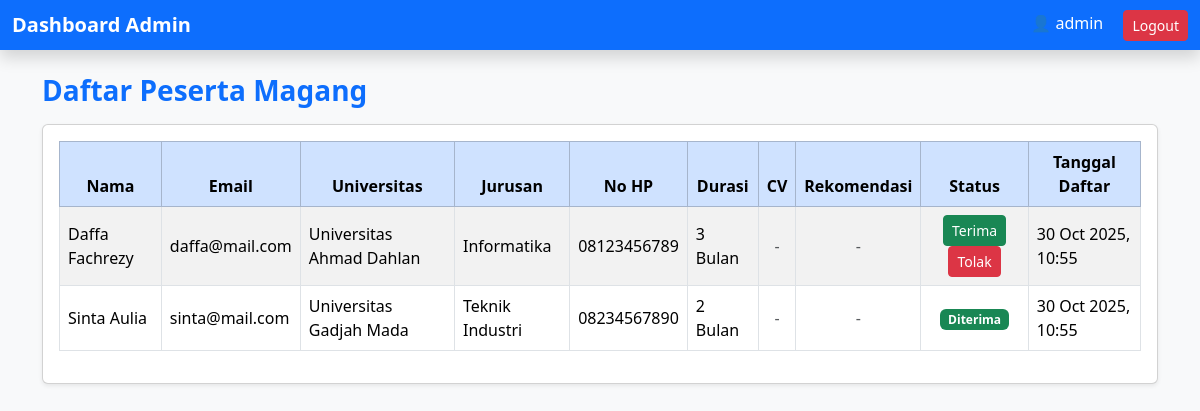
The page /dashboard.php (signed in) on the database its author committed.
### tables this page shows
CREATE TABLE `peserta_magang` (
  `id` int(11) NOT NULL,
  `nama` varchar(255) NOT NULL,
  `email` varchar(255) NOT NULL,
  `universitas` varchar(255) DEFAULT NULL,
  `jurusan` varchar(255) DEFAULT NULL,
  `no_hp` varchar(20) DEFAULT NULL,
  `durasi` varchar(100) DEFAULT NULL,
  `status` enum('Menunggu','Diterima','Ditolak') DEFAULT 'Menunggu',
  `tanggal_daftar` datetime DEFAULT current_timestamp(),
  `cv` varchar(255) DEFAULT NULL,
  `rekomendasi` varchar(255) DEFAULT NULL
);

### dashboard.php (the view, shortened to what this page needs)
<?php
include 'db_config.php';
$stmt = $pdo->prepare("SELECT * FROM peserta_magang ORDER BY tanggal_daftar DESC");
$stmt->execute();
$peserta = $stmt->fetchAll(PDO::FETCH_ASSOC);
?>
<!DOCTYPE html>
<html lang="id">
<head>
  <link href="https://cdn.jsdelivr.net/npm/bootstrap@5.3.3/dist/css/bootstrap.min.css" rel="stylesheet">
</head>
<body class="bg-light">
<nav class="navbar navbar-dark bg-primary shadow">
  <div class="container-fluid d-flex justify-content-between align-items-center">
    <a href="index.html" class="navbar-brand mb-0 h1 fw-semibold text-white text-decoration-none">Dashboard Admin</a>
    <div>
      <span class="text-white me-3">👤 <?= htmlspecialchars($_SESSION['user']) ?></span>
      <a href="logout.php" class="btn btn-danger btn-sm">Logout</a>
    </div>
  </div>
</nav>
<div class="container mt-4">
  <h3 class="fw-bold text-primary mb-3">Daftar Peserta Magang</h3>
  <div class="card shadow-sm">
    <div class="card-body">
      <div class="table-responsive">
        <table class="table table-bordered table-striped align-middle">
          <thead class="table-primary text-center">
            <tr>
              <th>Nama</th>
              <th>Email</th>
              <th>Universitas</th>
              <th>Jurusan</th>
              <th>No HP</th>
              <th>Durasi</th>
              <th>CV</th>
              <th>Rekomendasi</th>
              <th>Status</th>
              <th>Tanggal Daftar</th>
            </tr>
          </thead>
          <tbody>
            <?php if ($peserta): ?>
              <?php foreach ($peserta as $row): ?>
                <tr>
                  <td><?= htmlspecialchars($row['nama']) ?></td>
                  <td><?= htmlspecialchars($row['email']) ?></td>
                  <td><?= htmlspecialchars($row['universitas'] ?? '-') ?></td>
                  <td><?= htmlspecialchars($row['jurusan'] ?? '-') ?></td>
                  <td><?= htmlspecialchars($row['no_hp'] ?? '-') ?></td>
                  <td><?= htmlspecialchars($row['durasi'] ?? '-') ?></td>
                  <td class="text-center">
                    <?php if (!empty($row['cv'])): ?>
                      <a href="uploads/<?= htmlspecialchars($row['cv']) ?>" target="_blank" class="btn btn-sm btn-outline-primary">Lihat</a>
                    <?php else: ?>
                      <span class="text-muted">-</span>
                    <?php endif; ?>
                  </td>
                  <td class="text-center">
                    <?php if (!empty($row['rekomendasi'])): ?>
                      <a href="uploads/<?= htmlspecialchars($row['rekomendasi']) ?>" target="_blank" class="btn btn-sm btn-outline-primary">Lihat</a>
                    <?php else: ?>
                      <span class="text-muted">-</span>
                    <?php endif; ?>
                  </td>
                  <td class="text-center">
  <?php if ($row['status'] == 'Menunggu'): ?>
    <form action="update_status.php" method="POST" style="display:inline;">
      <button type="submit" class="btn btn-success btn-sm">Terima</button>
    </form>
    <form action="update_status.php" method="POST" style="display:inline;">
      <button type="submit" class="btn btn-danger btn-sm">Tolak</button>
    </form>
  <?php else: ?>
    <span class="badge <?= $row['status']=='Diterima'?'bg-success':'bg-danger' ?>">
      <?= htmlspecialchars($row['status']) ?>
    </span>
  <?php endif; ?>
</td>
                  <td><?= date('d M Y, H:i', strtotime($row['tanggal_daftar'])) ?></td>
                </tr>
              <?php endforeach; ?>
            <?php else: ?>
              <tr><td colspan="10" class="text-center text-muted py-3">Belum ada peserta yang mendaftar.</td></tr>
            <?php endif; ?>
          </tbody>
        </table>
      </div>
    </div>
  </div>
</div>
</body>
</html>

### rows shown on the page
peserta_magang: nama "Daffa Fachrezy", email "daffa@mail.com", universitas "Universitas Ahmad Dahlan", jurusan "Informatika", no_hp "08123456789", durasi "3 Bulan", tanggal_daftar "30 Oct 2025, 10:55"
peserta_magang: nama "Sinta Aulia", email "sinta@mail.com", universitas "Universitas Gadjah Mada", jurusan "Teknik Industri", no_hp "08234567890", durasi "2 Bulan", status "Diterima", tanggal_daftar "30 Oct 2025, 10:55"

### other values the page prints
$_SESSION['user'] "admin"
